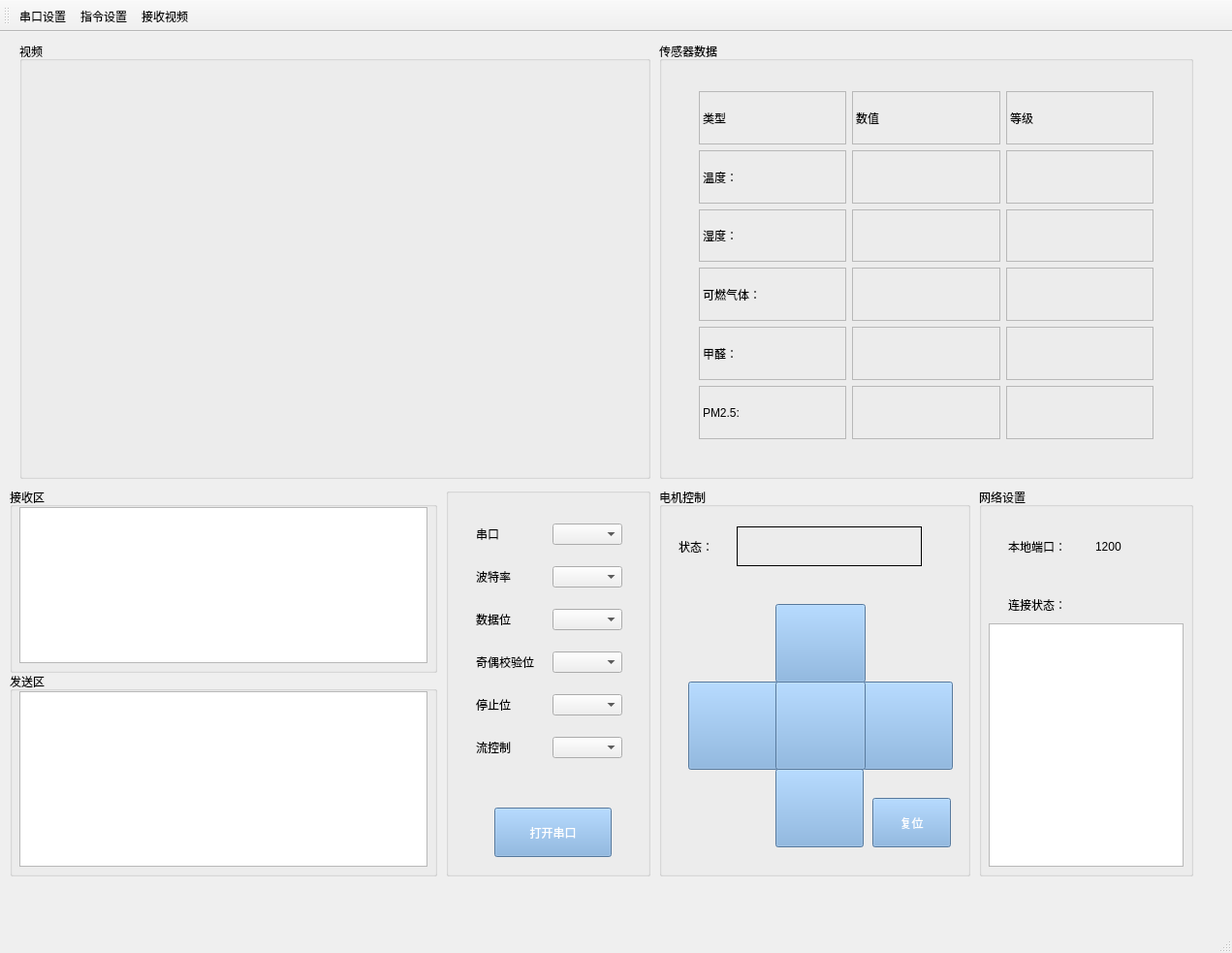
<?xml version="1.0" encoding="UTF-8"?>
<ui version="4.0">
 <class>SerialPortSoftWareClass</class>
 <widget class="QMainWindow" name="SerialPortSoftWareClass">
  <property name="geometry">
   <rect>
    <x>0</x>
    <y>0</y>
    <width>1271</width>
    <height>983</height>
   </rect>
  </property>
  <property name="windowTitle">
   <string>SerialPortSoftWare</string>
  </property>
  <widget class="QWidget" name="centralWidget">
   <widget class="QGroupBox" name="groupBox">
    <property name="geometry">
     <rect>
      <x>680</x>
      <y>470</y>
      <width>321</width>
      <height>401</height>
     </rect>
    </property>
    <property name="title">
     <string>电机控制</string>
    </property>
    <widget class="QPushButton" name="downBtn">
     <property name="geometry">
      <rect>
       <x>120</x>
       <y>290</y>
       <width>91</width>
       <height>81</height>
      </rect>
     </property>
     <property name="styleSheet">
      <string notr="true"> QPushButton:enabled {
        background: rgb(120, 170, 220);
        color: white;
    }

    QPushButton:!enabled {
        background: rgb(180, 180, 180);
        color: white;
    }

    QPushButton:enabled:hover {
        background: rgb(100, 160, 220);
    }

    QPushButton:enabled:pressed {
        background: rgb(0, 78, 161);
    }</string>
     </property>
     <property name="text">
      <string/>
     </property>
    </widget>
    <widget class="QPushButton" name="upBtn">
     <property name="geometry">
      <rect>
       <x>120</x>
       <y>120</y>
       <width>93</width>
       <height>81</height>
      </rect>
     </property>
     <property name="styleSheet">
      <string notr="true"> QPushButton:enabled {
        background: rgb(120, 170, 220);
        color: white;
    }

    QPushButton:!enabled {
        background: rgb(180, 180, 180);
        color: white;
    }

    QPushButton:enabled:hover {
        background: rgb(100, 160, 220);
    }

    QPushButton:enabled:pressed {
        background: rgb(0, 78, 161);
    }
  </string>
     </property>
     <property name="text">
      <string/>
     </property>
    </widget>
    <widget class="QPushButton" name="rightBtn">
     <property name="geometry">
      <rect>
       <x>210</x>
       <y>200</y>
       <width>93</width>
       <height>91</height>
      </rect>
     </property>
     <property name="styleSheet">
      <string notr="true"> QPushButton:enabled {
        background: rgb(120, 170, 220);
        color: white;
    }

    QPushButton:!enabled {
        background: rgb(180, 180, 180);
        color: white;
    }

    QPushButton:enabled:hover {
        background: rgb(100, 160, 220);
    }

    QPushButton:enabled:pressed {
        background: rgb(0, 78, 161);
    }</string>
     </property>
     <property name="text">
      <string/>
     </property>
    </widget>
    <widget class="QPushButton" name="leftBtn">
     <property name="geometry">
      <rect>
       <x>30</x>
       <y>200</y>
       <width>93</width>
       <height>91</height>
      </rect>
     </property>
     <property name="styleSheet">
      <string notr="true"> QPushButton:enabled {
        background: rgb(120, 170, 220);
        color: white;
    }

    QPushButton:!enabled {
        background: rgb(180, 180, 180);
        color: white;
    }

    QPushButton:enabled:hover {
        background: rgb(100, 160, 220);
    }

    QPushButton:enabled:pressed {
        background: rgb(0, 78, 161);
    }</string>
     </property>
     <property name="text">
      <string/>
     </property>
    </widget>
    <widget class="QPushButton" name="stopBtn">
     <property name="geometry">
      <rect>
       <x>120</x>
       <y>200</y>
       <width>93</width>
       <height>91</height>
      </rect>
     </property>
     <property name="styleSheet">
      <string notr="true"> QPushButton:enabled {
        background: rgb(120, 170, 220);
        color: white;
    }

    QPushButton:!enabled {
        background: rgb(180, 180, 180);
        color: white;
    }

    QPushButton:enabled:hover {
        background: rgb(100, 160, 220);
    }

    QPushButton:enabled:pressed {
        background: rgb(0, 78, 161);
    }</string>
     </property>
     <property name="text">
      <string/>
     </property>
    </widget>
    <widget class="QPushButton" name="rsetBtn">
     <property name="geometry">
      <rect>
       <x>220</x>
       <y>320</y>
       <width>81</width>
       <height>51</height>
      </rect>
     </property>
     <property name="styleSheet">
      <string notr="true"> QPushButton:enabled {
        background: rgb(120, 170, 220);
        color: white;
    }

    QPushButton:!enabled {
        background: rgb(180, 180, 180);
        color: white;
    }

    QPushButton:enabled:hover {
        background: rgb(100, 160, 220);
    }

    QPushButton:enabled:pressed {
        background: rgb(0, 78, 161);
    }</string>
     </property>
     <property name="text">
      <string>复位</string>
     </property>
    </widget>
    <widget class="QLabel" name="label">
     <property name="geometry">
      <rect>
       <x>20</x>
       <y>40</y>
       <width>51</width>
       <height>41</height>
      </rect>
     </property>
     <property name="text">
      <string>状态：</string>
     </property>
    </widget>
    <widget class="QLabel" name="motorLab">
     <property name="geometry">
      <rect>
       <x>80</x>
       <y>40</y>
       <width>191</width>
       <height>41</height>
      </rect>
     </property>
     <property name="frameShape">
      <enum>QFrame::Box</enum>
     </property>
     <property name="text">
      <string/>
     </property>
    </widget>
   </widget>
   <widget class="QGroupBox" name="groupBox_2">
    <property name="geometry">
     <rect>
      <x>10</x>
      <y>470</y>
      <width>441</width>
      <height>191</height>
     </rect>
    </property>
    <property name="title">
     <string>接收区</string>
    </property>
    <widget class="QTextEdit" name="receiveEdit">
     <property name="geometry">
      <rect>
       <x>10</x>
       <y>20</y>
       <width>421</width>
       <height>161</height>
      </rect>
     </property>
    </widget>
   </widget>
   <widget class="QGroupBox" name="groupBox_3">
    <property name="geometry">
     <rect>
      <x>10</x>
      <y>660</y>
      <width>441</width>
      <height>211</height>
     </rect>
    </property>
    <property name="title">
     <string>发送区</string>
    </property>
    <widget class="QTextEdit" name="sendEdit">
     <property name="geometry">
      <rect>
       <x>10</x>
       <y>20</y>
       <width>421</width>
       <height>181</height>
      </rect>
     </property>
    </widget>
   </widget>
   <widget class="QGroupBox" name="groupBox_4">
    <property name="geometry">
     <rect>
      <x>20</x>
      <y>10</y>
      <width>651</width>
      <height>451</height>
     </rect>
    </property>
    <property name="title">
     <string>视频</string>
    </property>
    <widget class="QLabel" name="videoLab">
     <property name="geometry">
      <rect>
       <x>0</x>
       <y>10</y>
       <width>651</width>
       <height>441</height>
      </rect>
     </property>
     <property name="text">
      <string/>
     </property>
    </widget>
   </widget>
   <widget class="QGroupBox" name="groupBox_5">
    <property name="geometry">
     <rect>
      <x>680</x>
      <y>10</y>
      <width>551</width>
      <height>451</height>
     </rect>
    </property>
    <property name="title">
     <string>传感器数据</string>
    </property>
    <widget class="QLabel" name="serialStatusLab">
     <property name="geometry">
      <rect>
       <x>190</x>
       <y>40</y>
       <width>121</width>
       <height>41</height>
      </rect>
     </property>
     <property name="text">
      <string/>
     </property>
    </widget>
    <widget class="QWidget" name="">
     <property name="geometry">
      <rect>
       <x>30</x>
       <y>40</y>
       <width>491</width>
       <height>381</height>
      </rect>
     </property>
     <layout class="QGridLayout" name="gridLayout">
      <item row="0" column="0">
       <widget class="QLabel" name="typeLab">
        <property name="styleSheet">
         <string notr="true">font: 14pt &quot;宋体&quot;;</string>
        </property>
        <property name="frameShape">
         <enum>QFrame::StyledPanel</enum>
        </property>
        <property name="text">
         <string>类型</string>
        </property>
       </widget>
      </item>
      <item row="0" column="1">
       <widget class="QLabel" name="numLab">
        <property name="styleSheet">
         <string notr="true">font: 14pt &quot;宋体&quot;;</string>
        </property>
        <property name="frameShape">
         <enum>QFrame::StyledPanel</enum>
        </property>
        <property name="text">
         <string>数值</string>
        </property>
       </widget>
      </item>
      <item row="0" column="2">
       <widget class="QLabel" name="statusLab">
        <property name="styleSheet">
         <string notr="true">font: 14pt &quot;宋体&quot;;</string>
        </property>
        <property name="frameShape">
         <enum>QFrame::StyledPanel</enum>
        </property>
        <property name="text">
         <string>等级</string>
        </property>
       </widget>
      </item>
      <item row="1" column="0">
       <widget class="QLabel" name="tempLab">
        <property name="styleSheet">
         <string notr="true">font: 14pt &quot;宋体&quot;;</string>
        </property>
        <property name="frameShape">
         <enum>QFrame::StyledPanel</enum>
        </property>
        <property name="text">
         <string>温度：</string>
        </property>
       </widget>
      </item>
      <item row="1" column="1">
       <widget class="QLabel" name="tempNumLab">
        <property name="styleSheet">
         <string notr="true">font: 14pt &quot;宋体&quot;;</string>
        </property>
        <property name="frameShape">
         <enum>QFrame::StyledPanel</enum>
        </property>
        <property name="text">
         <string/>
        </property>
       </widget>
      </item>
      <item row="1" column="2">
       <widget class="QLabel" name="tempStatusLab">
        <property name="styleSheet">
         <string notr="true">font: 14pt &quot;宋体&quot;;</string>
        </property>
        <property name="frameShape">
         <enum>QFrame::StyledPanel</enum>
        </property>
        <property name="text">
         <string/>
        </property>
       </widget>
      </item>
      <item row="2" column="0">
       <widget class="QLabel" name="humLab">
        <property name="styleSheet">
         <string notr="true">font: 14pt &quot;宋体&quot;;</string>
        </property>
        <property name="frameShape">
         <enum>QFrame::StyledPanel</enum>
        </property>
        <property name="text">
         <string>湿度：</string>
        </property>
       </widget>
      </item>
      <item row="2" column="1">
       <widget class="QLabel" name="humNumLab">
        <property name="styleSheet">
         <string notr="true">font: 14pt &quot;宋体&quot;;</string>
        </property>
        <property name="frameShape">
         <enum>QFrame::StyledPanel</enum>
        </property>
        <property name="text">
         <string/>
        </property>
       </widget>
      </item>
      <item row="2" column="2">
       <widget class="QLabel" name="humStatusLab">
        <property name="styleSheet">
         <string notr="true">font: 14pt &quot;宋体&quot;;</string>
        </property>
        <property name="frameShape">
         <enum>QFrame::StyledPanel</enum>
        </property>
        <property name="text">
         <string/>
        </property>
       </widget>
      </item>
      <item row="3" column="0">
       <widget class="QLabel" name="combusLab">
        <property name="styleSheet">
         <string notr="true">font: 14pt &quot;宋体&quot;;</string>
        </property>
        <property name="frameShape">
         <enum>QFrame::StyledPanel</enum>
        </property>
        <property name="text">
         <string>可燃气体：</string>
        </property>
       </widget>
      </item>
      <item row="3" column="1">
       <widget class="QLabel" name="combusNumLab">
        <property name="styleSheet">
         <string notr="true">font: 14pt &quot;宋体&quot;;</string>
        </property>
        <property name="frameShape">
         <enum>QFrame::StyledPanel</enum>
        </property>
        <property name="text">
         <string/>
        </property>
       </widget>
      </item>
      <item row="3" column="2">
       <widget class="QLabel" name="combusTatausLab">
        <property name="styleSheet">
         <string notr="true">font: 14pt &quot;宋体&quot;;</string>
        </property>
        <property name="frameShape">
         <enum>QFrame::StyledPanel</enum>
        </property>
        <property name="text">
         <string/>
        </property>
       </widget>
      </item>
      <item row="4" column="0">
       <widget class="QLabel" name="chLab">
        <property name="styleSheet">
         <string notr="true">font: 14pt &quot;宋体&quot;;</string>
        </property>
        <property name="frameShape">
         <enum>QFrame::StyledPanel</enum>
        </property>
        <property name="text">
         <string>甲醛：</string>
        </property>
       </widget>
      </item>
      <item row="4" column="1">
       <widget class="QLabel" name="oxyNumLab">
        <property name="styleSheet">
         <string notr="true">font: 14pt &quot;宋体&quot;;</string>
        </property>
        <property name="frameShape">
         <enum>QFrame::StyledPanel</enum>
        </property>
        <property name="text">
         <string/>
        </property>
       </widget>
      </item>
      <item row="4" column="2">
       <widget class="QLabel" name="oxyStatusLab">
        <property name="styleSheet">
         <string notr="true">font: 14pt &quot;宋体&quot;;</string>
        </property>
        <property name="frameShape">
         <enum>QFrame::StyledPanel</enum>
        </property>
        <property name="text">
         <string/>
        </property>
       </widget>
      </item>
      <item row="5" column="0">
       <widget class="QLabel" name="pmLab">
        <property name="styleSheet">
         <string notr="true">font: 14pt &quot;宋体&quot;;</string>
        </property>
        <property name="frameShape">
         <enum>QFrame::StyledPanel</enum>
        </property>
        <property name="text">
         <string>PM2.5:</string>
        </property>
       </widget>
      </item>
      <item row="5" column="1">
       <widget class="QLabel" name="pmNumLab">
        <property name="styleSheet">
         <string notr="true">font: 14pt &quot;宋体&quot;;</string>
        </property>
        <property name="frameShape">
         <enum>QFrame::StyledPanel</enum>
        </property>
        <property name="text">
         <string/>
        </property>
       </widget>
      </item>
      <item row="5" column="2">
       <widget class="QLabel" name="pmStatusLab">
        <property name="styleSheet">
         <string notr="true">font: 14pt &quot;宋体&quot;;</string>
        </property>
        <property name="frameShape">
         <enum>QFrame::StyledPanel</enum>
        </property>
        <property name="text">
         <string/>
        </property>
       </widget>
      </item>
     </layout>
    </widget>
   </widget>
   <widget class="QGroupBox" name="groupBox_6">
    <property name="geometry">
     <rect>
      <x>1010</x>
      <y>470</y>
      <width>221</width>
      <height>401</height>
     </rect>
    </property>
    <property name="title">
     <string>网络设置</string>
    </property>
    <widget class="QLabel" name="portLab">
     <property name="geometry">
      <rect>
       <x>120</x>
       <y>40</y>
       <width>72</width>
       <height>41</height>
      </rect>
     </property>
     <property name="text">
      <string>1200</string>
     </property>
    </widget>
    <widget class="QLabel" name="netStatusLab">
     <property name="geometry">
      <rect>
       <x>120</x>
       <y>100</y>
       <width>72</width>
       <height>41</height>
      </rect>
     </property>
     <property name="text">
      <string/>
     </property>
    </widget>
    <widget class="QLabel" name="portLab_2">
     <property name="geometry">
      <rect>
       <x>30</x>
       <y>40</y>
       <width>81</width>
       <height>41</height>
      </rect>
     </property>
     <property name="text">
      <string>本地端口：</string>
     </property>
    </widget>
    <widget class="QLabel" name="connectstatusLab">
     <property name="geometry">
      <rect>
       <x>30</x>
       <y>100</y>
       <width>81</width>
       <height>41</height>
      </rect>
     </property>
     <property name="text">
      <string>连接状态：</string>
     </property>
    </widget>
    <widget class="QTextEdit" name="imageStatusEdit">
     <property name="geometry">
      <rect>
       <x>10</x>
       <y>140</y>
       <width>201</width>
       <height>251</height>
      </rect>
     </property>
    </widget>
   </widget>
   <widget class="QGroupBox" name="groupBox_7">
    <property name="geometry">
     <rect>
      <x>460</x>
      <y>470</y>
      <width>211</width>
      <height>401</height>
     </rect>
    </property>
    <property name="title">
     <string/>
    </property>
    <widget class="QWidget" name="layoutWidget_2">
     <property name="geometry">
      <rect>
       <x>20</x>
       <y>10</y>
       <width>173</width>
       <height>301</height>
      </rect>
     </property>
     <layout class="QVBoxLayout" name="verticalLayout">
      <item>
       <layout class="QHBoxLayout" name="horizontalLayout">
        <item>
         <widget class="QLabel" name="lblPortName">
          <property name="text">
           <string>串口</string>
          </property>
         </widget>
        </item>
        <item>
         <widget class="QComboBox" name="cmbPortName"/>
        </item>
       </layout>
      </item>
      <item>
       <layout class="QHBoxLayout" name="horizontalLayout_2">
        <item>
         <widget class="QLabel" name="lblBaudRte">
          <property name="text">
           <string>波特率</string>
          </property>
         </widget>
        </item>
        <item>
         <widget class="QComboBox" name="cmbBaudRate"/>
        </item>
       </layout>
      </item>
      <item>
       <layout class="QHBoxLayout" name="horizontalLayout_3">
        <item>
         <widget class="QLabel" name="lblDataBits">
          <property name="text">
           <string>数据位</string>
          </property>
         </widget>
        </item>
        <item>
         <widget class="QComboBox" name="cmbDataBits"/>
        </item>
       </layout>
      </item>
      <item>
       <layout class="QHBoxLayout" name="horizontalLayout_4">
        <item>
         <widget class="QLabel" name="lblParity">
          <property name="text">
           <string>奇偶校验位</string>
          </property>
         </widget>
        </item>
        <item>
         <widget class="QComboBox" name="cmbParity"/>
        </item>
       </layout>
      </item>
      <item>
       <layout class="QHBoxLayout" name="horizontalLayout_5">
        <item>
         <widget class="QLabel" name="lblStopBits">
          <property name="text">
           <string>停止位</string>
          </property>
         </widget>
        </item>
        <item>
         <widget class="QComboBox" name="cmbStopBits"/>
        </item>
       </layout>
      </item>
      <item>
       <layout class="QHBoxLayout" name="horizontalLayout_6">
        <item>
         <widget class="QLabel" name="lblFlowControl">
          <property name="text">
           <string>流控制</string>
          </property>
         </widget>
        </item>
        <item>
         <widget class="QComboBox" name="cmbFlowControl"/>
        </item>
       </layout>
      </item>
     </layout>
    </widget>
    <widget class="QPushButton" name="OpenBtn">
     <property name="geometry">
      <rect>
       <x>50</x>
       <y>330</y>
       <width>121</width>
       <height>51</height>
      </rect>
     </property>
     <property name="styleSheet">
      <string notr="true"> QPushButton:enabled {
        background: rgb(120, 170, 220);
        color: white;
    }

    QPushButton:!enabled {
        background: rgb(180, 180, 180);
        color: white;
    }

    QPushButton:enabled:hover {
        background: rgb(100, 160, 220);
    }

    QPushButton:enabled:pressed {
        background: rgb(0, 78, 161);
    }</string>
     </property>
     <property name="text">
      <string>打开串口</string>
     </property>
    </widget>
   </widget>
   <zorder>groupBox_3</zorder>
   <zorder>groupBox_2</zorder>
   <zorder>groupBox</zorder>
   <zorder>groupBox_4</zorder>
   <zorder>groupBox_5</zorder>
   <zorder>groupBox_6</zorder>
   <zorder>groupBox_7</zorder>
  </widget>
  <widget class="QMenuBar" name="menuBar">
   <property name="geometry">
    <rect>
     <x>0</x>
     <y>0</y>
     <width>1271</width>
     <height>26</height>
    </rect>
   </property>
  </widget>
  <widget class="QToolBar" name="mainToolBar">
   <attribute name="toolBarArea">
    <enum>TopToolBarArea</enum>
   </attribute>
   <attribute name="toolBarBreak">
    <bool>false</bool>
   </attribute>
   <addaction name="serial_action"/>
   <addaction name="setting_action"/>
   <addaction name="camera_action"/>
  </widget>
  <widget class="QStatusBar" name="statusBar"/>
  <action name="serial_action">
   <property name="icon">
    <iconset resource="SerialPortSoftWare.qrc">
     <normaloff>:/SerialPortSoftWare/Resources/usb.ico</normaloff>:/SerialPortSoftWare/Resources/usb.ico</iconset>
   </property>
   <property name="text">
    <string>串口设置</string>
   </property>
  </action>
  <action name="setting_action">
   <property name="icon">
    <iconset resource="SerialPortSoftWare.qrc">
     <normaloff>:/SerialPortSoftWare/Resources/command.ico</normaloff>:/SerialPortSoftWare/Resources/command.ico</iconset>
   </property>
   <property name="text">
    <string>指令设置</string>
   </property>
   <property name="toolTip">
    <string>指令设置</string>
   </property>
  </action>
  <action name="camera_action">
   <property name="icon">
    <iconset resource="SerialPortSoftWare.qrc">
     <normaloff>:/SerialPortSoftWare/Resources/camera.ico</normaloff>:/SerialPortSoftWare/Resources/camera.ico</iconset>
   </property>
   <property name="text">
    <string>接收视频</string>
   </property>
  </action>
 </widget>
 <layoutdefault spacing="6" margin="11"/>
 <resources>
  <include location="SerialPortSoftWare.qrc"/>
 </resources>
 <connections/>
</ui>
